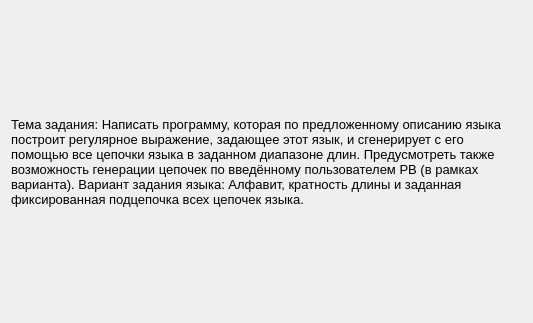
<?xml version="1.0" encoding="UTF-8"?>
<ui version="4.0">
 <class>Dialog</class>
 <widget class="QDialog" name="Dialog">
  <property name="geometry">
   <rect>
    <x>0</x>
    <y>0</y>
    <width>533</width>
    <height>323</height>
   </rect>
  </property>
  <property name="windowTitle">
   <string>Тема</string>
  </property>
  <layout class="QGridLayout" name="gridLayout">
   <item row="0" column="0">
    <widget class="QLabel" name="label">
     <property name="font">
      <font>
       <pointsize>10</pointsize>
      </font>
     </property>
     <property name="text">
      <string>Тема задания: Написать программу, которая по предложенному описанию языка построит регулярное выражение, задающее этот язык, и сгенерирует с его помощью все цепочки языка в заданном диапазоне длин. Предусмотреть также возможность генерации цепочек по введённому пользователем РВ (в рамках варианта). Вариант задания языка: Алфавит, кратность длины и заданная фиксированная подцепочка всех цепочек языка.</string>
     </property>
     <property name="alignment">
      <set>Qt::AlignLeading|Qt::AlignLeft|Qt::AlignVCenter</set>
     </property>
     <property name="wordWrap">
      <bool>true</bool>
     </property>
    </widget>
   </item>
  </layout>
 </widget>
 <resources/>
 <connections/>
</ui>
